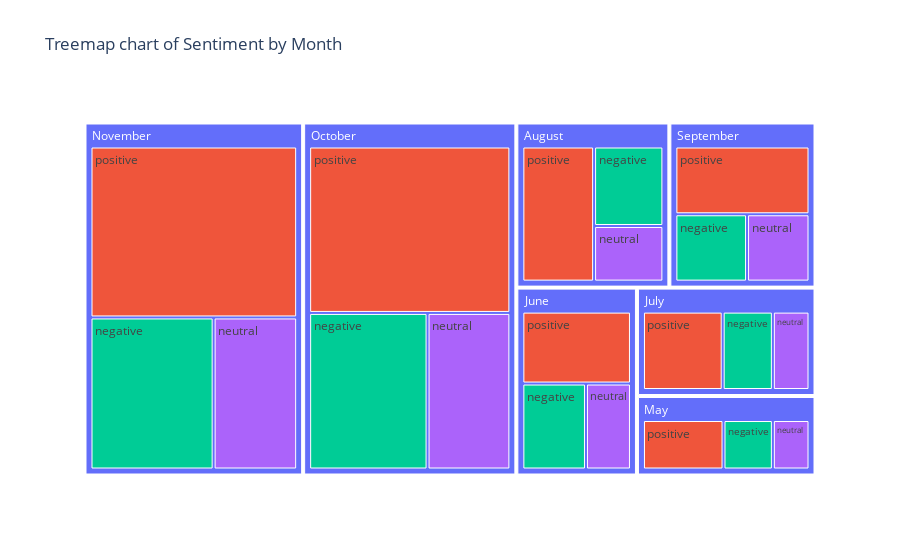

Notebook source saved alongside this figure:
### Code cell
# By Month
month_dict = {
    1: 'January',
    2: 'February',
    3: 'March',
    4: 'April',
    5: 'May',
    6: 'June',
    7: 'July',
    8: 'August',
    9: 'September',
    10: 'October',
    11: 'November',
    12: 'December'
}

df['month'] = df['month'].map(month_dict)

fig = px.treemap(df, title='Treemap chart of Sentiment by Month',
                 path=['month', 'Predicted_Sentiment'], color="Predicted_Sentiment", color_continuous_scale=px.colors.sequential.Sunsetdark)
fig.show()

### Figure 1 — Plotly figure (JSON) as saved in the notebook; plotly's stock layout.template omitted (floating-point values rounded to 4 significant figures)
{"data": [{"branchvalues": "total", "customdata": [["(?)"], ["positive"], ["negative"], ["negative"], ["neutral"], ["negative"], ["neutral"], ["neutral"], ["neutral"], ["negative"], ["positive"], ["(?)"], ["(?)"], ["(?)"], ["(?)"], ["positive"], ["positive"], ["positive"], ["neutral"], ["positive"], ["(?)"], ["neutral"], ["neutral"], ["negative"], ["negative"], ["negative"], ["positive"], ["(?)"]], "domain": {"x": [0, 1], "y": [0, 1]}, "hovertemplate": "labels=%{label}<br>count=%{value}<br>parent=%{parent}<br>id=%{id}<br>Predicted_Sentiment=%{customdata[0]}<extra></extra>", "ids": ["November", "July/positive", "May/negative", "October/negative", "August/neutral", "August/negative", "October/neutral", "May/neutral", "July/neutral", "June/negative", "May/positive", "July", "June", "August", "May", "September/positive", "October/positive", "November/positive", "September/neutral", "August/positive", "October", "November/neutral", "June/neutral", "September/negative", "November/negative", "July/negative", "June/positive", "September"], "labels": ["November", "positive", "negative", "negative", "neutral", "negative", "neutral", "neutral", "neutral", "negative", "positive", "July", "June", "August", "May", "positive", "positive", "positive", "neutral", "positive", "October", "neutral", "neutral", "negative", "negative", "negative", "positive", "September"], "marker": {"colors": ["#636efa", "#EF553B", "#00cc96", "#00cc96", "#ab63fa", "#00cc96", "#ab63fa", "#ab63fa", "#ab63fa", "#00cc96", "#EF553B", "#636efa", "#636efa", "#636efa", "#636efa", "#EF553B", "#EF553B", "#EF553B", "#ab63fa", "#EF553B", "#636efa", "#ab63fa", "#ab63fa", "#00cc96", "#00cc96", "#00cc96", "#EF553B", "#636efa"]}, "name": "", "parents": ["", "July", "May", "October", "August", "August", "October", "May", "July", "June", "May", "", "", "", "", "September", "October", "November", "September", "August", "", "November", "June", "September", "November", "July", "June", ""], "type": "treemap", "values": [2991, 359, 163, 832, 198, 283, 582, 121, 165, 280, 266, 750, 878, 979, 550, 469, 1503, 1583, 217, 498, 2917, 569, 198, 249, 839, 226, 400, 935]}], "layout": {"legend": {"tracegroupgap": 0}, "title": {"text": "Treemap chart of Sentiment by Month"}}}
